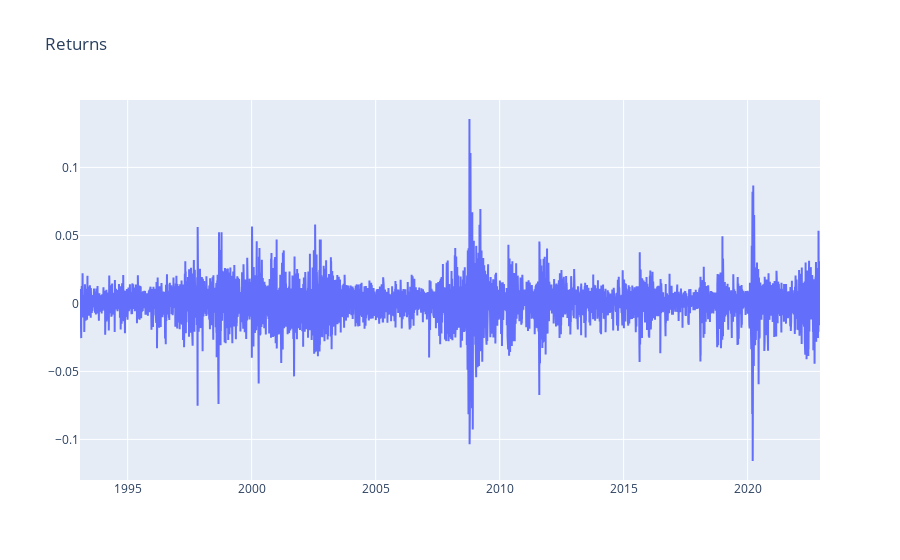

Source (notebook cell):
### Code cell
fig = go.Figure()
fig.add_trace(go.Scatter(x=returns.index, y=returns))
fig.update_layout(title="Log Returns")
fig.show()

### Figure 1 — Plotly figure (JSON) as saved in the notebook; plotly's stock layout.template omitted (floating-point values rounded to 4 significant figures; data arrays with more than 128 entries replaced by an {"elided": "..."} marker saying what was removed)
{"data": [{"type": "scatter", "x": {"elided": "7517 str values"}, "y": {"elided": "7517 float values"}}], "layout": {"title": {"text": "Returns"}}}
